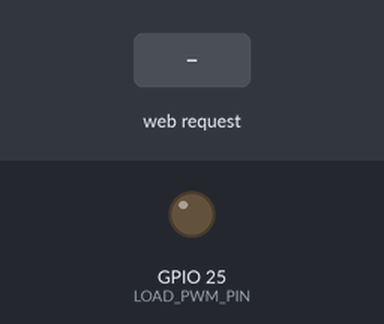
A program run on a simulated ESP32. Parts: output pins drawn as LEDs (lit = HIGH). Inputs (shaded band) come from the test bench. WiFi joins after 1.5 s; servers stay silent unless stated; the local clock reads 2024-03-15 10:24:30 at power-on unless the program sets it; what the program prints to the serial monitor is not drawn.

Above: at 0.1 s.
At 2.7 s:
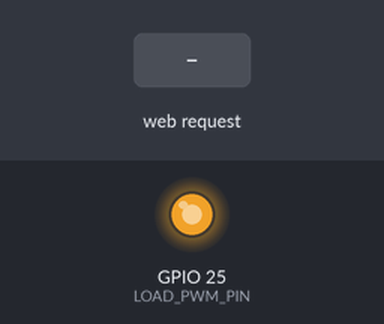
2.8 s: HTTP request GET /api/set received
At 17.3 s:
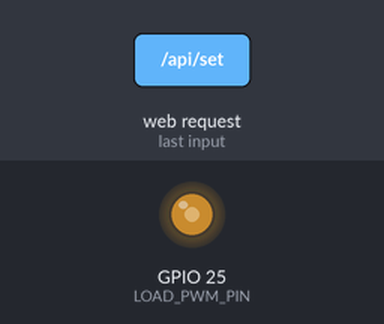
Timing chart, 0 to 33.0 s (numbered marks = the images above; inputs shaded):
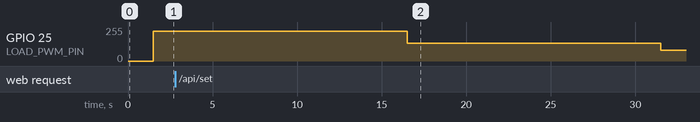

The program:

main.cpp
```cpp
#include <Arduino.h>
#include <WiFi.h>
#include <WebServer.h>
#include <ESPmDNS.h>
#include <HardwareSerial.h>
#include <time.h>
#include <sys/time.h>
#include <math.h>

// ================= PIN DEFINITIONS =================
// UART to the FC's GPS port.  ESP32 TX (17) -> FC GPS RX,  ESP32 RX (16) <- FC GPS TX,  GND common.
#define GPS_UART_TX_PIN 17
#define GPS_UART_RX_PIN 16
#define LOAD_PWM_PIN    25

// ================= WI-FI =================
const char* ssid = "xxxxxxx";  // set your Wi-Fi SSID here
const char* pwd  = "xxxxxxxxx";  // set your Wi-Fi password here
// Fallback access point if the lab Wi-Fi is not reachable (browse to http://192.168.4.1)
const char* AP_SSID = "GPS-Bench";
const char* AP_PWD  = "gpsbench123";

// ================= PWM =================
const int PWM_FREQ = 5000;
const int PWM_RES  = 8;

#if defined(ESP_ARDUINO_VERSION_MAJOR) && ESP_ARDUINO_VERSION_MAJOR >= 3
  #define PWM_ATTACH()  ledcAttach(LOAD_PWM_PIN, PWM_FREQ, PWM_RES)
  #define PWM_WRITE(v)  ledcWrite(LOAD_PWM_PIN, (v))
#else
  #define PWM_ATTACH()  do { ledcSetup(0, PWM_FREQ, PWM_RES); ledcAttachPin(LOAD_PWM_PIN, 0); } while (0)
  #define PWM_WRITE(v)  ledcWrite(0, (v))
#endif

// ================= STATE =================
double sim_lat  = 12.981500;   // CURRENT simulated position (what the FC sees)
double sim_lon  = 80.198500;
double tgt_lat  = 12.981500;   // TARGET position (set from the web page)
double tgt_lon  = 80.198500;
float  move_speed_mps = 10.0f; // travel speed toward the target; 0 = instant jump
float  cur_speed_mps  = 0.0f;  // speed actually being reported right now
float  cur_course_deg = 0.0f;  // course over ground (held when stopped)
float  dist_left_m    = 0.0f;
float  sim_alt  = 15.0f;
int    sim_sats = 12;
float  sim_hdop = 0.9f;
bool   fix_enabled   = true;   // report a 3D fix
int    fix_delay_s   = 0;      // seconds after (re)start before the fix appears
bool   auto_power_mode = true; // GPS boot power profile
int    manual_pwm = 0;
int    active_pwm = 0;
unsigned long profile_t0 = 0;  // start of boot profile / fix delay
unsigned long nmea_count = 0;
char last_gga[120] = "";

WebServer server(80);
HardwareSerial FCSerial(2);

// ================= NMEA =================
static void sendNMEA(const char* body) {
  uint8_t cs = 0;
  for (const char* p = body; *p; p++) cs ^= (uint8_t)*p;
  FCSerial.printf("$%s*%02X\r\n", body, cs);
}

// ddmm.mmmmm,N  (lat)  /  dddmm.mmmmm,E (lon) - integer maths so 59.999999' never rounds to 60'
static void fmtCoord(double deg, bool isLat, char* out, size_t n) {
  char dir = isLat ? (deg >= 0 ? 'N' : 'S') : (deg >= 0 ? 'E' : 'W');
  deg = fabs(deg);
  int d = (int)deg;
  long m = lround((deg - d) * 60.0 * 100000.0);   // units of 1e-5 minute
  if (m >= 6000000L) { m -= 6000000L; d++; }
  snprintf(out, n, isLat ? "%02d%02ld.%05ld,%c" : "%03d%02ld.%05ld,%c",
           d, m / 100000L, m % 100000L, dir);
}

static bool hasFix() {
  return fix_enabled && ((millis() - profile_t0) / 1000UL >= (unsigned long)fix_delay_s);
}

static bool utcNow(struct tm* t, int* centis) {
  struct timeval tv;
  gettimeofday(&tv, nullptr);
  if (tv.tv_sec > 1700000000L) {                 // NTP has synced
    gmtime_r(&tv.tv_sec, t);
    *centis = (tv.tv_usec / 10000 / 20) * 20;    // align to 200 ms
    return true;
  }
  // fallback: fixed date + uptime
  unsigned long ms = millis();
  memset(t, 0, sizeof(*t));
  t->tm_year = 126; t->tm_mon = 10; t->tm_mday = 9;
  unsigned long s = ms / 1000;
  t->tm_hour = (s / 3600) % 24; t->tm_min = (s / 60) % 60; t->tm_sec = s % 60;
  *centis = ((ms % 1000) / 200) * 20;
  return false;
}

// ================= MOTION =================
// Moves the simulated position toward the target at move_speed_mps so the FC sees a
// smooth track (with matching speed/course in RMC/VTG) instead of a teleport.
static void updateMotion() {
  static unsigned long lastMove = 0;
  unsigned long now = millis();
  if (lastMove == 0) { lastMove = now; return; }
  float dt = (now - lastMove) / 1000.0f;
  lastMove = now;
  if (dt <= 0.0f || dt > 2.0f) return;           // ignore stalls

  const double M_PER_DEG = 111320.0;
  double dN = (tgt_lat - sim_lat) * M_PER_DEG;
  double dE = (tgt_lon - sim_lon) * M_PER_DEG * cos(sim_lat * DEG_TO_RAD);
  double dist = sqrt(dN * dN + dE * dE);
  dist_left_m = (float)dist;

  if (dist < 0.01) {                              // arrived
    cur_speed_mps = 0.0f;
    return;
  }

  float c = (float)(atan2(dE, dN) * RAD_TO_DEG);
  if (c < 0) c += 360.0f;
  cur_course_deg = c;

  double step = (double)move_speed_mps * dt;
  if (move_speed_mps <= 0.0f || step >= dist) {   // instant mode, or final step
    sim_lat = tgt_lat;
    sim_lon = tgt_lon;
    cur_speed_mps = 0.0f;
    dist_left_m = 0.0f;
  } else {
    double f = step / dist;
    sim_lat += (tgt_lat - sim_lat) * f;
    sim_lon += (tgt_lon - sim_lon) * f;
    cur_speed_mps = move_speed_mps;
    dist_left_m = (float)(dist - step);
  }
}

static void sendGPSEpoch() {
  struct tm t; int cs;
  utcNow(&t, &cs);
  char tm_s[16], dt_s[8];
  snprintf(tm_s, sizeof(tm_s), "%02d%02d%02d.%02d", t.tm_hour, t.tm_min, t.tm_sec, cs);
  snprintf(dt_s, sizeof(dt_s), "%02d%02d%02d", t.tm_mday, t.tm_mon + 1, t.tm_year % 100);

  char body[140];
  bool fix = hasFix();

  if (fix) {
    char la[20], lo[20];
    fmtCoord(sim_lat, true, la, sizeof(la));
    fmtCoord(sim_lon, false, lo, sizeof(lo));

    float spd_kn  = cur_speed_mps * 1.943844f;
    float spd_kmh = cur_speed_mps * 3.6f;

    snprintf(body, sizeof(body), "GPGGA,%s,%s,%s,1,%02d,%.1f,%.1f,M,0.0,M,,",
             tm_s, la, lo, sim_sats, sim_hdop, sim_alt);
    strncpy(last_gga, body, sizeof(last_gga) - 1);
    sendNMEA(body);

    snprintf(body, sizeof(body), "GPRMC,%s,A,%s,%s,%.2f,%.2f,%s,,,A",
             tm_s, la, lo, spd_kn, cur_course_deg, dt_s);
    sendNMEA(body);

    snprintf(body, sizeof(body), "GPVTG,%.2f,T,,M,%.2f,N,%.2f,K,A",
             cur_course_deg, spd_kn, spd_kmh);
    sendNMEA(body);

    // GSA: auto mode, 3D fix, list of PRNs
    char prn[64] = "";
    for (int i = 0; i < 12; i++) {
      char one[6];
      if (i < sim_sats) snprintf(one, sizeof(one), "%02d,", i + 1); else snprintf(one, sizeof(one), ",");
      strcat(prn, one);
    }
    snprintf(body, sizeof(body), "GPGSA,A,3,%s%.1f,%.1f,%.1f", prn, sim_hdop * 1.5f, sim_hdop, sim_hdop * 1.2f);
    sendNMEA(body);
  } else {
    snprintf(body, sizeof(body), "GPGGA,%s,,,,,0,00,99.9,,M,,M,,", tm_s);
    strncpy(last_gga, body, sizeof(last_gga) - 1);
    sendNMEA(body);
    snprintf(body, sizeof(body), "GPRMC,%s,V,,,,,,,%s,,,N", tm_s, dt_s);
    sendNMEA(body);
    sendNMEA("GPVTG,,T,,M,,N,,K,N");
    sendNMEA("GPGSA,A,1,,,,,,,,,,,,,99.9,99.9,99.9");
  }
  nmea_count++;
}

// ================= LOAD =================
static void updateLoad() {
  if (!auto_power_mode) {
    active_pwm = manual_pwm;
  } else {
    unsigned long up = millis() - profile_t0;
    if (up < 15000)      active_pwm = 225;  // acquisition - highest draw
    else if (up < 30000) active_pwm = 135;  // tracking
    else                 active_pwm = 79;   // steady state
  }
  PWM_WRITE(active_pwm);
}

// ================= WEB =================
static const char INDEX_HTML[] PROGMEM = R"rawliteral(<!doctype html>
<html><head><meta charset="utf-8"><meta name="viewport" content="width=device-width,initial-scale=1">
<title>GPS Bench</title>
<link rel="stylesheet" href="https://cdn.jsdelivr.net/npm/leaflet@1.9.4/dist/leaflet.css">
<style>
:root{color-scheme:dark}
body{margin:0;font-family:system-ui,sans-serif;background:#1b1d21;color:#e8e8e8}
#map{height:55vh;min-height:280px;background:#2a2d33}
.wrap{padding:12px;display:grid;gap:12px;grid-template-columns:repeat(auto-fit,minmax(260px,1fr))}
.card{background:#25282e;border-radius:8px;padding:12px}
h3{margin:0 0 8px;font-size:15px;color:#8fc7ff}
label{display:flex;justify-content:space-between;align-items:center;gap:8px;margin:5px 0;font-size:14px}
input[type=text],input[type=number]{width:55%;padding:5px;background:#1b1d21;color:#fff;border:1px solid #444;border-radius:4px}
button{padding:7px 12px;border:0;border-radius:5px;background:#2f7fd1;color:#fff;font-size:14px;cursor:pointer}
button.alt{background:#444}
#st{font:12px monospace;white-space:pre;color:#9fd69f}
#nomap{display:none;padding:20px;text-align:center;color:#ccc}
</style></head><body>
<div id="map"></div>
<div id="nomap">Map tiles unavailable (no internet on this PC?). Use the lat/lon fields below.</div>
<div class="wrap">
 <div class="card"><h3>Target position (click map or drag pin)</h3>
  <label>Search <input type="text" id="q" placeholder="place name"><button class="alt" onclick="search()">Go</button></label>
  <label>Lat <input type="text" id="lat"></label>
  <label>Lon <input type="text" id="lon"></label>
  <label>Travel speed (m/s, 0 = jump) <input type="number" id="spd" min="0" max="300" step="0.5"></label>
  <label>Alt (m) <input type="number" id="alt" step="0.1"></label>
  <label>Satellites <input type="number" id="sats" min="0" max="12"></label>
  <label>HDOP <input type="number" id="hdop" step="0.1" min="0.5"></label>
  <label><span>Provide 3D fix</span><input type="checkbox" id="fix"></label>
  <label>Fix delay (s) <input type="number" id="fixdelay" min="0" max="600"></label>
 </div>
 <div class="card"><h3>Power load (22&#937;)</h3>
  <label><span>Auto GPS boot profile</span><input type="checkbox" id="auto"></label>
  <label>Manual PWM (0-255) <input type="number" id="pwm" min="0" max="255"></label>
  <p><button onclick="send()">Apply</button> <button class="alt" onclick="fetch('/api/restart').then(send)">Restart profile</button></p>
  <div id="st">connecting...</div>
 </div>
</div>
<script src="https://cdn.jsdelivr.net/npm/leaflet@1.9.4/dist/leaflet.js"></script>
<script>
const $=id=>document.getElementById(id);
let map=null,marker=null,curMarker=null,first=true;
if(window.L){
  const osm=L.tileLayer('https://tile.openstreetmap.org/{z}/{x}/{y}.png',{maxZoom:19,attribution:'&copy; OpenStreetMap'});
  const sat=L.tileLayer('https://server.arcgisonline.com/ArcGIS/rest/services/World_Imagery/MapServer/tile/{z}/{y}/{x}',{maxZoom:19,attribution:'Esri'});
  map=L.map('map',{layers:[osm]}).setView([12.9815,80.1985],16);
  L.control.layers({Street:osm,Satellite:sat}).addTo(map);
  marker=L.marker([12.9815,80.1985],{draggable:true}).addTo(map);
  curMarker=L.circleMarker([12.9815,80.1985],{radius:7,color:'#ff5a5a',fillColor:'#ff5a5a',fillOpacity:0.9}).addTo(map);
  map.on('click',e=>setPos(e.latlng.lat,e.latlng.lng,true));
  marker.on('dragend',()=>{const p=marker.getLatLng();setPos(p.lat,p.lng,true)});
}else{$('map').style.display='none';$('nomap').style.display='block';}
function setPos(lat,lon,push){
  if(marker)marker.setLatLng([lat,lon]);
  $('lat').value=lat.toFixed(6);$('lon').value=lon.toFixed(6);
  if(push)send();
}
function send(){
  const q=new URLSearchParams({lat:$('lat').value,lon:$('lon').value,alt:$('alt').value,sats:$('sats').value,
    hdop:$('hdop').value,fix:$('fix').checked?1:0,fixdelay:$('fixdelay').value,auto:$('auto').checked?1:0,pwm:$('pwm').value,
    speed:$('spd').value});
  fetch('/api/set?'+q).then(r=>r.json()).then(show).catch(()=>$('st').textContent='offline');
}
function search(){
  const q=$('q').value.trim();if(!q)return;
  fetch('https://nominatim.openstreetmap.org/search?format=json&limit=1&q='+encodeURIComponent(q))
   .then(r=>r.json()).then(j=>{if(j[0]){const la=+j[0].lat,lo=+j[0].lon;if(map)map.setView([la,lo],17);setPos(la,lo,true);}});
}
function show(s){
  if(first){
    setPos(s.lat,s.lon,false);if(map)map.setView([s.clat,s.clon],17);
    $('alt').value=s.alt;$('sats').value=s.sats;$('hdop').value=s.hdop;$('fix').checked=!!s.fix;
    $('fixdelay').value=s.fixdelay;$('auto').checked=!!s.auto;$('pwm').value=s.pwm;$('spd').value=s.spd;first=false;
  }
  if(curMarker)curMarker.setLatLng([s.clat,s.clon]);
  $('st').textContent='FC fix sent : '+(s.hasfix?'YES (3D)':'NO')+'\nFC position : '+s.clat.toFixed(6)+', '+s.clon.toFixed(6)+'\nMoving      : '+s.vel.toFixed(1)+' m/s, '+Math.round(s.dist)+' m to go\nActive PWM  : '+s.active+' ('+Math.round(s.active/2.55)+'%)\nUptime      : '+s.up+' s\nNMEA epochs : '+s.tx+'\nUTC source  : '+(s.ntp?'NTP':'uptime')+'\nWi-Fi       : '+s.ip+'  '+s.rssi+' dBm';
}
function poll(){fetch('/api/status').then(r=>r.json()).then(show).catch(()=>{});}
poll();setInterval(poll,1000);
</script></body></html>)rawliteral";

static String statusJson() {
  char b[640];
  struct timeval tv; gettimeofday(&tv, nullptr);
  snprintf(b, sizeof(b),
    "{\"lat\":%.6f,\"lon\":%.6f,\"clat\":%.6f,\"clon\":%.6f,\"spd\":%.1f,\"vel\":%.2f,\"dist\":%.1f,"
    "\"alt\":%.1f,\"sats\":%d,\"hdop\":%.1f,\"fix\":%d,\"fixdelay\":%d,"
    "\"auto\":%d,\"pwm\":%d,\"active\":%d,\"up\":%lu,\"tx\":%lu,\"rssi\":%d,\"ip\":\"%s\",\"hasfix\":%d,\"ntp\":%d}",
    tgt_lat, tgt_lon, sim_lat, sim_lon, move_speed_mps, cur_speed_mps, dist_left_m,
    sim_alt, sim_sats, sim_hdop, fix_enabled, fix_delay_s,
    auto_power_mode, manual_pwm, active_pwm, millis() / 1000UL, nmea_count,
    WiFi.status() == WL_CONNECTED ? WiFi.RSSI() : 0,
    (WiFi.getMode() == WIFI_AP ? WiFi.softAPIP() : WiFi.localIP()).toString().c_str(),
    hasFix(), tv.tv_sec > 1700000000L);
  return String(b);
}

static void handleRoot()   { server.send_P(200, "text/html", INDEX_HTML); }
static void handleStatus() { server.send(200, "application/json", statusJson()); }
static void handleRestart(){ profile_t0 = millis(); server.send(200, "application/json", "{}"); }

static void handleSet() {
  if (server.hasArg("lat"))  tgt_lat  = constrain(server.arg("lat").toDouble(), -90.0, 90.0);
  if (server.hasArg("lon"))  tgt_lon  = constrain(server.arg("lon").toDouble(), -180.0, 180.0);
  if (server.hasArg("speed")) move_speed_mps = constrain(server.arg("speed").toFloat(), 0.0f, 300.0f);
  if (server.hasArg("alt"))  sim_alt  = server.arg("alt").toFloat();
  if (server.hasArg("sats")) sim_sats = constrain(server.arg("sats").toInt(), 0, 12);
  if (server.hasArg("hdop")) sim_hdop = constrain(server.arg("hdop").toFloat(), 0.5f, 99.9f);
  if (server.hasArg("fix"))  fix_enabled = server.arg("fix").toInt() != 0;
  if (server.hasArg("fixdelay")) fix_delay_s = constrain(server.arg("fixdelay").toInt(), 0, 600);
  if (server.hasArg("auto")) {
    bool a = server.arg("auto").toInt() != 0;
    if (a && !auto_power_mode) profile_t0 = millis();   // re-enter profile from the top
    auto_power_mode = a;
  }
  if (server.hasArg("pwm"))  manual_pwm = constrain(server.arg("pwm").toInt(), 0, 255);
  Serial.printf("[WEB] tgt=%.6f,%.6f spd=%.1f alt=%.1f sats=%d hdop=%.1f fix=%d auto=%d pwm=%d\n",
                tgt_lat, tgt_lon, move_speed_mps, sim_alt, sim_sats, sim_hdop, fix_enabled, auto_power_mode, manual_pwm);
  server.send(200, "application/json", statusJson());
}

// ================= SETUP / LOOP =================
void setup() {
  // keep the FET off while booting
  pinMode(LOAD_PWM_PIN, OUTPUT);
  digitalWrite(LOAD_PWM_PIN, LOW);

  Serial.begin(115200);
  Serial.println("\n--- GPS & Load Emulator ---");

  // begin(baud, config, RX pin, TX pin)
  FCSerial.begin(115200, SERIAL_8N1, GPS_UART_RX_PIN, GPS_UART_TX_PIN);
  PWM_ATTACH();
  PWM_WRITE(0);

  WiFi.mode(WIFI_STA);
  WiFi.setSleep(false);              // avoids latency spikes in the 5 Hz stream
  WiFi.setAutoReconnect(true);
  WiFi.begin(ssid, pwd);
  Serial.printf("Connecting to %s", ssid);
  unsigned long t0 = millis();
  while (WiFi.status() != WL_CONNECTED && millis() - t0 < 15000) { delay(250); Serial.print("."); }

  if (WiFi.status() == WL_CONNECTED) {
    Serial.printf("\nWi-Fi OK  ->  http://%s  (or http://gpsbench.local)\n", WiFi.localIP().toString().c_str());
    configTime(0, 0, "pool.ntp.org", "time.google.com");   // real UTC for the NMEA time/date
    if (MDNS.begin("gpsbench")) MDNS.addService("http", "tcp", 80);
  } else {
    Serial.println("\nWi-Fi failed -> starting fallback AP");
    WiFi.mode(WIFI_AP);
    WiFi.softAP(AP_SSID, AP_PWD);
    Serial.printf("Join '%s' then browse http://%s\n", AP_SSID, WiFi.softAPIP().toString().c_str());
  }

  server.on("/", handleRoot);
  server.on("/api/status", handleStatus);
  server.on("/api/set", handleSet);
  server.on("/api/restart", handleRestart);
  server.begin();

  profile_t0 = millis();   // boot profile starts when the bench is ready
}

void loop() {
  server.handleClient();
  updateLoad();

  static unsigned long lastNMEA = 0;
  unsigned long now = millis();
  if (now - lastNMEA >= 200) {          // 5 Hz
    lastNMEA = now;
    updateMotion();
    sendGPSEpoch();
  }

  static unsigned long lastDbg = 0;
  if (now - lastDbg >= 1000) {
    lastDbg = now;
    Serial.printf("[DBG] up=%lus pwm=%3d fix=%d sats=%d spd=%.1f left=%.0fm | $%s\n",
                  now / 1000, active_pwm, hasFix(), sim_sats, cur_speed_mps, dist_left_m, last_gga);
  }

  // Wi-Fi watchdog: if we were on the lab network and dropped, try again
  static unsigned long lastWifi = 0;
  if (WiFi.getMode() == WIFI_STA && WiFi.status() != WL_CONNECTED && now - lastWifi > 10000) {
    lastWifi = now;
    WiFi.reconnect();
  }
}
```
